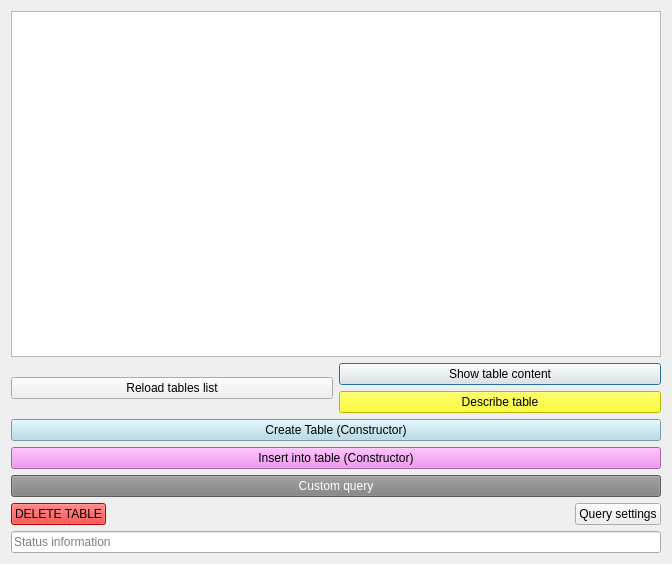
<?xml version="1.0" encoding="UTF-8"?>
<ui version="4.0">
 <class>Tables</class>
 <widget class="QDialog" name="Tables">
  <property name="geometry">
   <rect>
    <x>0</x>
    <y>0</y>
    <width>672</width>
    <height>564</height>
   </rect>
  </property>
  <property name="windowTitle">
   <string>Tables</string>
  </property>
  <layout class="QVBoxLayout" name="verticalLayout">
   <item>
    <widget class="QTableView" name="tableView"/>
   </item>
   <item>
    <layout class="QHBoxLayout" name="horizontalLayout">
     <item>
      <widget class="QPushButton" name="showTable_button">
       <property name="sizePolicy">
        <sizepolicy hsizetype="Minimum" vsizetype="Fixed">
         <horstretch>0</horstretch>
         <verstretch>0</verstretch>
        </sizepolicy>
       </property>
       <property name="text">
        <string>Reload tables list</string>
       </property>
      </widget>
     </item>
     <item>
      <layout class="QVBoxLayout" name="verticalLayout_2">
       <item>
        <widget class="QPushButton" name="select_from_table_button">
         <property name="styleSheet">
          <string notr="true"/>
         </property>
         <property name="text">
          <string>Show table content</string>
         </property>
         <property name="default">
          <bool>true</bool>
         </property>
        </widget>
       </item>
       <item>
        <widget class="QPushButton" name="DescribeButton">
         <property name="styleSheet">
          <string notr="true">background-color: yellow</string>
         </property>
         <property name="text">
          <string>Describe table</string>
         </property>
        </widget>
       </item>
      </layout>
     </item>
    </layout>
   </item>
   <item>
    <widget class="QPushButton" name="create_table_button">
     <property name="font">
      <font>
       <underline>false</underline>
      </font>
     </property>
     <property name="styleSheet">
      <string notr="true">background: lightblue;</string>
     </property>
     <property name="text">
      <string>Create Table (Constructor)</string>
     </property>
    </widget>
   </item>
   <item>
    <widget class="QPushButton" name="insert_inTable_button">
     <property name="styleSheet">
      <string notr="true">background-color: violet</string>
     </property>
     <property name="text">
      <string>Insert into table (Constructor)</string>
     </property>
    </widget>
   </item>
   <item>
    <widget class="QPushButton" name="Custom_Query_Button">
     <property name="styleSheet">
      <string notr="true">background: gray; color: white;</string>
     </property>
     <property name="text">
      <string>Custom query</string>
     </property>
    </widget>
   </item>
   <item>
    <layout class="QHBoxLayout" name="horizontalLayout_2">
     <property name="leftMargin">
      <number>0</number>
     </property>
     <property name="topMargin">
      <number>0</number>
     </property>
     <property name="rightMargin">
      <number>0</number>
     </property>
     <item>
      <widget class="QPushButton" name="delete_table_button">
       <property name="styleSheet">
        <string notr="true">background: red;</string>
       </property>
       <property name="text">
        <string>DELETE TABLE</string>
       </property>
      </widget>
     </item>
     <item>
      <spacer name="horizontalSpacer">
       <property name="orientation">
        <enum>Qt::Horizontal</enum>
       </property>
       <property name="sizeHint" stdset="0">
        <size>
         <width>40</width>
         <height>20</height>
        </size>
       </property>
      </spacer>
     </item>
     <item>
      <widget class="QPushButton" name="Query_settings">
       <property name="text">
        <string>Query settings</string>
       </property>
      </widget>
     </item>
    </layout>
   </item>
   <item>
    <widget class="QLineEdit" name="statusLine">
     <property name="text">
      <string/>
     </property>
     <property name="placeholderText">
      <string>Status information</string>
     </property>
    </widget>
   </item>
  </layout>
 </widget>
 <resources/>
 <connections/>
</ui>
